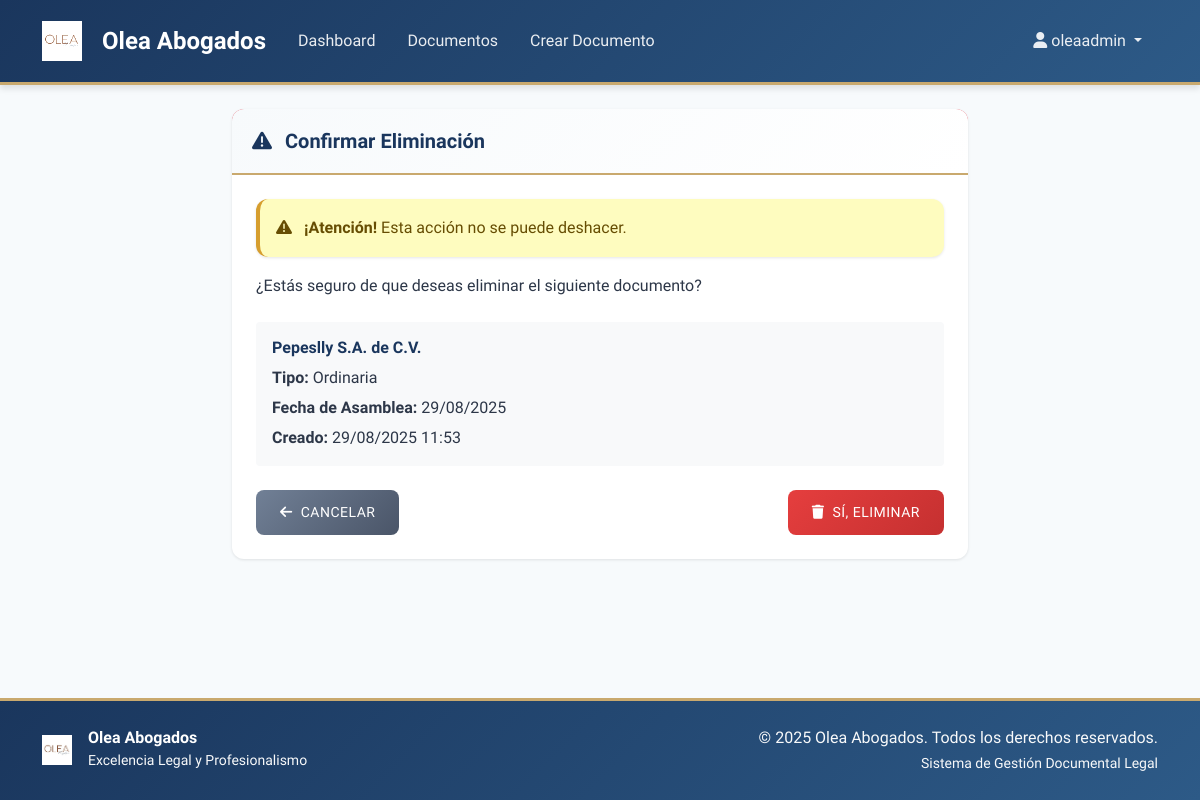
Page /documentos/12/eliminar/ (signed in) on the committed database.
### documentos/models.py (models this page shows, shortened)
class ActaAsamblea(models.Model):
    TIPO_ASAMBLEA = [
        ('ordinaria', 'Ordinaria'),
        ('extraordinaria', 'Extraordinaria'),
        ('mixta', 'Mixta'),
    ]
    METODO_VOTACION = [
        ('economica', 'Económica'),
        ('nominal', 'Nominal'),
        ('por_accion', 'Por Acción'),
    ]
    ESTADO = [
        ('borrador', 'Borrador'),
        ('aprobada', 'Aprobada'),
        ('firmada', 'Firmada'),
    ]
    usuario = models.ForeignKey(User, on_delete=models.CASCADE)
    razon_social = models.CharField(max_length=255)
    tipo_asamblea = models.CharField(max_length=20, choices=TIPO_ASAMBLEA)
    caracter = models.CharField(max_length=100, blank=True)  # "General de Accionistas", etc.
    fecha = models.DateField()
    hora_inicio = models.TimeField()
    hora_cierre = models.TimeField(null=True, blank=True)
    lugar = models.TextField()
    porcentaje_capital_presente = models.DecimalField(
        max_digits=6, decimal_places=3,
        validators=[MinValueValidator(0), MaxValueValidator(100)]
    )
    convocatoria_omitida = models.BooleanField(default=False)
    fundamento_convocatoria = models.TextField(blank=True)
    presidente = models.CharField(max_length=255)
    secretario = models.CharField(max_length=255)
    escrutador = models.CharField(max_length=255, blank=True)
    comisario = models.CharField(max_length=255, blank=True)
    metodo_votacion_general = models.CharField(max_length=20, choices=METODO_VOTACION, default='economica')
    asistentes_json = models.JSONField(null=True, blank=True)
    orden_dia_json = models.JSONField(null=True, blank=True)
    resoluciones_json = models.JSONField(null=True, blank=True)
    nombramientos_json = models.JSONField(null=True, blank=True)
    dividendos_json = models.JSONField(null=True, blank=True)
    delegados_json = models.JSONField(null=True, blank=True)
    anexos_json = models.JSONField(null=True, blank=True)
    estado = models.CharField(max_length=20, choices=ESTADO, default='borrador')
    acta_html_cache = models.TextField(blank=True)  # Versión congelada al firmar
    creada_en = models.DateTimeField(auto_now_add=True)
    actualizada_en = models.DateTimeField(auto_now=True)
    class Meta:
        verbose_name = "Acta de Asamblea"
        verbose_name_plural = "Actas de Asambleas"
        ordering = ['-fecha', '-creada_en']

### documentos/views.py (the view, shortened to what this page needs)
# urls.py: path('<int:pk>/eliminar/', views.ActaDeleteView.as_view(), name='eliminar'),
class ActaDeleteView(LoginRequiredMixin, DeleteView):
    model = ActaAsamblea
    template_name = 'documentos/confirmar_eliminar.html'
    success_url = reverse_lazy('documentos:lista')
    def get_queryset(self):
        return ActaAsamblea.objects.filter(usuario=self.request.user)

### templates/documentos/confirmar_eliminar.html (shortened to what this page needs)
{% extends 'base.html' %}
{% block content %}
<div class="row justify-content-center">
    <div class="col-md-8">
        <div class="card border-danger">
            <div class="card-header bg-danger text-white">
                <h5 class="mb-0">
                    <i class="fas fa-exclamation-triangle me-2"></i>
                    Confirmar Eliminación
                </h5>
            </div>
            <div class="card-body">
                <div class="alert alert-warning">
                    <i class="fas fa-warning me-2"></i>
                    <strong>¡Atención!</strong> Esta acción no se puede deshacer.
                </div>
                <p class="mb-4">¿Estás seguro de que deseas eliminar el siguiente documento?</p>
                <div class="bg-light p-3 rounded mb-4">
                    <h6><strong>{{ object.razon_social }}</strong></h6>
                    <p class="mb-1"><strong>Tipo:</strong> {{ object.get_tipo_asamblea_display }}</p>
                    <p class="mb-1"><strong>Fecha de Asamblea:</strong> {{ object.fecha|date:"d/m/Y" }}</p>
                    <p class="mb-0"><strong>Creado:</strong> {{ object.creada_en|date:"d/m/Y H:i" }}</p>
                </div>
                <form method="post">
                    <div class="d-flex justify-content-between">
                        <a href="{% url 'documentos:detalle' object.pk %}" class="btn btn-secondary">
                            <i class="fas fa-arrow-left me-2"></i>Cancelar
                        </a>
                        <button type="submit" class="btn btn-danger">
                            <i class="fas fa-trash me-2"></i>Sí, Eliminar
                        </button>
                    </div>
                </form>
            </div>
        </div>
    </div>
</div>
{% endblock %}

### templates/base.html (shortened to what this page needs)
<!DOCTYPE html>
<html lang="es">
<head>
    <link href="https://cdn.jsdelivr.net/npm/bootstrap@5.1.3/dist/css/bootstrap.min.css" rel="stylesheet">
    <link rel="stylesheet" href="https://cdn.jsdelivr.net/npm/@fortawesome/fontawesome-free@6.0.0/css/all.min.css">
    {% load static %}
    <link rel="stylesheet" href="{% static 'css/style.css' %}">
</head>
<body>
    <nav class="navbar navbar-expand-lg navbar-dark">
        <div class="container">
            <a class="navbar-brand" href="{% url 'home' %}">
                <img src="{% static 'images/Olea_logo.jpg' %}" alt="Olea Logo" class="me-2">
                <span>Olea Abogados</span>
            </a>
            <div class="collapse navbar-collapse" id="navbarNav">
                <ul class="navbar-nav me-auto">
                    {% if user.is_authenticated %}
                        <li class="nav-item">
                            <a class="nav-link" href="{% url 'dashboard' %}">Dashboard</a>
                        </li>
                        <li class="nav-item">
                            <a class="nav-link" href="{% url 'documentos:lista' %}">Documentos</a>
                        </li>
                        <li class="nav-item">
                            <a class="nav-link" href="{% url 'documentos:crear' %}">Crear Documento</a>
                        </li>
                    {% endif %}
                </ul>
                <ul class="navbar-nav">
                    {% if user.is_authenticated %}
                        <li class="nav-item dropdown">
                            <a class="nav-link dropdown-toggle" href="#" id="navbarDropdown" role="button" data-bs-toggle="dropdown">
                                <i class="fas fa-user me-1"></i>{{ user.username }}
                            </a>
                        </li>
                    {% endif %}
                </ul>
            </div>
        </div>
    </nav>
    <main class="container mt-4">
        {% block content %}{% endblock %}
    </main>
    <footer class="mt-5 py-4">
        <div class="container">
            <div class="row align-items-center">
                <div class="col-md-6">
                    <div class="d-flex align-items-center">
                        <img src="{% static 'images/Olea_logo.jpg' %}" alt="Olea Logo" style="height: 30px; width: auto;" class="me-3">
                        <div>
                            <h6 class="mb-0 text-white">Olea Abogados</h6>
                            <small class="text-light">Excelencia Legal y Profesionalismo</small>
                        </div>
                    </div>
                </div>
                <div class="col-md-6 text-md-end text-center mt-3 mt-md-0">
                    <p class="mb-0 text-light">&copy; 2025 Olea Abogados. Todos los derechos reservados.</p>
                    <small class="text-light">Sistema de Gestión Documental Legal</small>
                </div>
            </div>
        </div>
    </footer>
</body>
</html>

### static/css/style.css (style rules this page uses)
html, body { height: 100%; }
:root { --primary-color: #1a365d; --secondary-color: #2d5a87; --accent-color: #c9a96e; --text-dark: #2d3748; --text-light: #718096; --background-light: #f7fafc; --border-color: #e2e8f0; --shadow-light: 0 1px 3px rgba(0, 0, 0, 0.1); --shadow-medium: 0 4px 6px rgba(0, 0, 0, 0.1); --shadow-heavy: 0 10px 25px rgba(0, 0, 0, 0.15); }
body { font-family: 'Segoe UI', Tahoma, Geneva, Verdana, sans-serif; color: var(--text-dark); line-height: 1.6; background-color: var(--background-light); display: flex; flex-direction: column; min-height: 100%; }
h1, h2, h3, h4, h5, h6 { font-family: 'Georgia', serif; font-weight: 600; color: var(--primary-color); }
.navbar { background: linear-gradient(135deg, var(--primary-color) 0%, var(--secondary-color) 100%); box-shadow: var(--shadow-medium); padding: 1rem 0; border-bottom: 3px solid var(--accent-color); }
.navbar-brand { font-family: 'Georgia', serif; font-size: 1.5rem; font-weight: 700; color: white !important; display: flex; align-items: center; gap: 0.75rem; }
.navbar-brand img { height: 40px; width: auto; filter: brightness(1.1); }
.navbar-nav .nav-link { color: rgba(255, 255, 255, 0.9) !important; font-weight: 500; padding: 0.5rem 1rem !important; border-radius: 0.375rem; transition: all 0.3s ease; }
.card { border: none; border-radius: 0.75rem; box-shadow: var(--shadow-light); transition: all 0.3s ease; background: white; }
.card-header { background: linear-gradient(135deg, var(--background-light) 0%, #ffffff 100%); border-bottom: 2px solid var(--accent-color); border-radius: 0.75rem 0.75rem 0 0 !important; padding: 1.25rem; font-weight: 600; color: var(--primary-color); }
.card-body { padding: 1.5rem; }
.btn { border-radius: 0.5rem; font-weight: 500; padding: 0.75rem 1.5rem; transition: all 0.3s ease; border: none; text-transform: uppercase; letter-spacing: 0.5px; font-size: 0.875rem; }
.btn-danger { background: linear-gradient(135deg, #e53e3e 0%, #c53030 100%); }
.btn-secondary { background: linear-gradient(135deg, #718096 0%, #4a5568 100%); }
main.container { margin-top: 1.5rem; flex: 1 0 auto; }
.alert { border: none; border-radius: 0.75rem; border-left: 4px solid; box-shadow: var(--shadow-light); }
.alert-warning { border-left-color: #d69e2e; background-color: #fefcbf; }
footer { background: linear-gradient(135deg, var(--primary-color) 0%, var(--secondary-color) 100%); color: white; padding: 2rem 0; margin-top: auto; border-top: 3px solid var(--accent-color); }

### rows in the picture
ActaAsamblea: razon_social "Pepeslly S.A. de C.V.", tipo_asamblea "Ordinaria", fecha "29/08/2025", creada_en "29/08/2025 11:53"

### other values in the picture
{{ user.username }} "oleaadmin"
